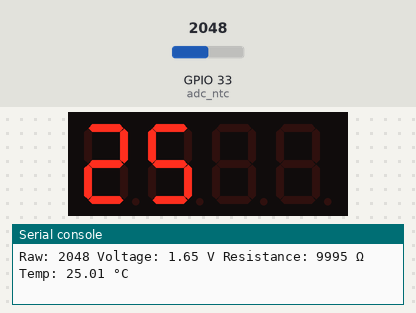
Recording of a program running on a simulated ESP32 board running MicroPython. On the bench: 4-digit seven-segment display, the last lines printed to the serial console. Inputs (shaded band) come from the test bench; at power-on: GPIO 33 (adc_ntc) = 2048 (analog values on the 0–4095 scale).

Above: at 2.2 s.
2.3 s: GPIO 33 (adc_ntc) set to 966
At 4.2 s:
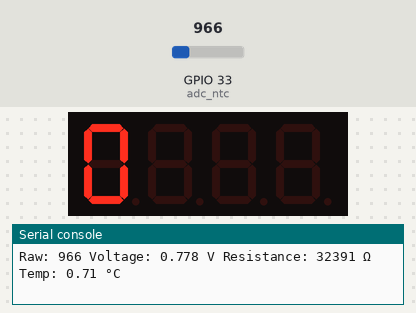
4.5 s: GPIO 33 (adc_ntc) set to 874
At 5.5 s:
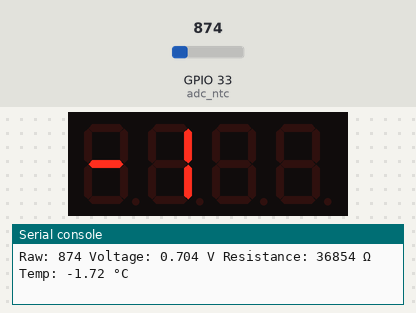
6.5 s: GPIO 33 (adc_ntc) set to 1228
At 8.0 s:
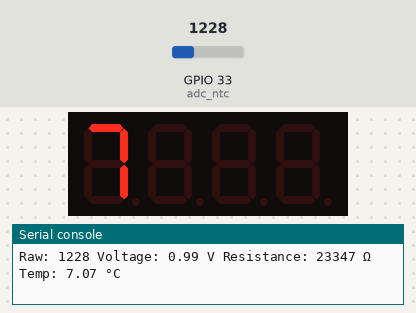
Timing chart, 0 to 9.5 s (numbered marks = the images above; inputs shaded):
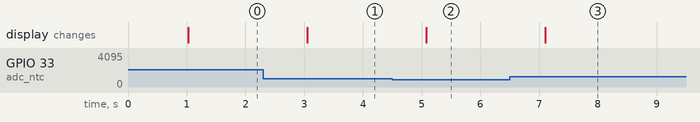

The program:

temp_to_screen.py
```python
"""
MicroPython TM1637 quad 7-segment LED display driver
https://github.com/mcauser/micropython-tm1637

MIT License
Copyright (c) 2016-2023 Mike Causer

Permission is hereby granted, free of charge, to any person obtaining a copy
of this software and associated documentation files (the "Software"), to deal
in the Software without restriction, including without limitation the rights
to use, copy, modify, merge, publish, distribute, sublicense, and/or sell
copies of the Software, and to permit persons to whom the Software is
furnished to do so, subject to the following conditions:

The above copyright notice and this permission notice shall be included in all
copies or substantial portions of the Software.

THE SOFTWARE IS PROVIDED "AS IS", WITHOUT WARRANTY OF ANY KIND, EXPRESS OR
IMPLIED, INCLUDING BUT NOT LIMITED TO THE WARRANTIES OF MERCHANTABILITY,
FITNESS FOR A PARTICULAR PURPOSE AND NONINFRINGEMENT. IN NO EVENT SHALL THE
AUTHORS OR COPYRIGHT HOLDERS BE LIABLE FOR ANY CLAIM, DAMAGES OR OTHER
LIABILITY, WHETHER IN AN ACTION OF CONTRACT, TORT OR OTHERWISE, ARISING FROM,
OUT OF OR IN CONNECTION WITH THE SOFTWARE OR THE USE OR OTHER DEALINGS IN THE
SOFTWARE.
"""

__version__ = '1.3.0'

from micropython import const
from machine import Pin
from time import sleep_us, sleep_ms

TM1637_CMD1 = const(64)  # 0x40 data command
TM1637_CMD2 = const(192) # 0xC0 address command
TM1637_CMD3 = const(128) # 0x80 display control command
TM1637_DSP_ON = const(8) # 0x08 display on
TM1637_DELAY = const(10) # 10us delay between clk/dio pulses
TM1637_MSB = const(128)  # msb is the decimal point or the colon depending on your display

# 0-9, a-z, blank, dash, star
_SEGMENTS = bytearray(b'\x3F\x06\x5B\x4F\x66\x6D\x7D\x07\x7F\x6F\x77\x7C\x39\x5E\x79\x71\x3D\x76\x06\x1E\x76\x38\x55\x54\x3F\x73\x67\x50\x6D\x78\x3E\x1C\x2A\x76\x6E\x5B\x00\x40\x63')

class TM1637(object):
    """Library for quad 7-segment LED modules based on the TM1637 LED driver."""
    def __init__(self, clk, dio, brightness=7):
        self.clk = clk
        self.dio = dio

        if not 0 <= brightness <= 7:
            raise ValueError("Brightness out of range")
        self._brightness = brightness

        self.clk.init(Pin.OUT, value=0)
        self.dio.init(Pin.OUT, value=0)
        sleep_us(TM1637_DELAY)

        self._write_data_cmd()
        self._write_dsp_ctrl()

    def _start(self):
        self.dio(0)
        sleep_us(TM1637_DELAY)
        self.clk(0)
        sleep_us(TM1637_DELAY)

    def _stop(self):
        self.dio(0)
        sleep_us(TM1637_DELAY)
        self.clk(1)
        sleep_us(TM1637_DELAY)
        self.dio(1)

    def _write_data_cmd(self):
        # automatic address increment, normal mode
        self._start()
        self._write_byte(TM1637_CMD1)
        self._stop()

    def _write_dsp_ctrl(self):
        # display on, set brightness
        self._start()
        self._write_byte(TM1637_CMD3 | TM1637_DSP_ON | self._brightness)
        self._stop()

    def _write_byte(self, b):
        for i in range(8):
            self.dio((b >> i) & 1)
            sleep_us(TM1637_DELAY)
            self.clk(1)
            sleep_us(TM1637_DELAY)
            self.clk(0)
            sleep_us(TM1637_DELAY)
        self.clk(0)
        sleep_us(TM1637_DELAY)
        self.clk(1)
        sleep_us(TM1637_DELAY)
        self.clk(0)
        sleep_us(TM1637_DELAY)

    def brightness(self, val=None):
        """Set the display brightness 0-7."""
        # brightness 0 = 1/16th pulse width
        # brightness 7 = 14/16th pulse width
        if val is None:
            return self._brightness
        if not 0 <= val <= 7:
            raise ValueError("Brightness out of range")

        self._brightness = val
        self._write_data_cmd()
        self._write_dsp_ctrl()

    def write(self, segments, pos=0):
        """Display up to 6 segments moving right from a given position.
        The MSB in the 2nd segment controls the colon between the 2nd
        and 3rd segments."""
        if not 0 <= pos <= 5:
            raise ValueError("Position out of range")
        self._write_data_cmd()
        self._start()

        self._write_byte(TM1637_CMD2 | pos)
        for seg in segments:
            self._write_byte(seg)
        self._stop()
        self._write_dsp_ctrl()

    def encode_digit(self, digit):
        """Convert a character 0-9, a-f to a segment."""
        return _SEGMENTS[digit & 0x0f]

    def encode_string(self, string):
        """Convert an up to 4 character length string containing 0-9, a-z,
        space, dash, star to an array of segments, matching the length of the
        source string."""
        segments = bytearray(len(string))
        for i in range(len(string)):
            segments[i] = self.encode_char(string[i])
        return segments

    def encode_char(self, char):
        """Convert a character 0-9, a-z, space, dash or star to a segment."""
        o = ord(char)
        if o == 32:
            return _SEGMENTS[36] # space
        if o == 42:
            return _SEGMENTS[38] # star/degrees
        if o == 45:
            return _SEGMENTS[37] # dash
        if o >= 65 and o <= 90:
            return _SEGMENTS[o-55] # uppercase A-Z
        if o >= 97 and o <= 122:
            return _SEGMENTS[o-87] # lowercase a-z
        if o >= 48 and o <= 57:
            return _SEGMENTS[o-48] # 0-9
        raise ValueError("Character out of range: {:d} '{:s}'".format(o, chr(o)))

    def hex(self, val):
        """Display a hex value 0x0000 through 0xffff, right aligned."""
        string = '{:04x}'.format(val & 0xffff)
        self.write(self.encode_string(string))

    def number(self, num):
        """Display a numeric value -999 through 9999, right aligned."""
        # limit to range -999 to 9999
        num = max(-999, min(num, 9999))
        string = '{0: >4d}'.format(num)
        self.write(self.encode_string(string))

    def numbers(self, num1, num2, colon=True):
        """Display two numeric values -9 through 99, with leading zeros
        and separated by a colon."""
        num1 = max(-9, min(num1, 99))
        num2 = max(-9, min(num2, 99))
        segments = self.encode_string('{0:0>2d}{1:0>2d}'.format(num1, num2))
        if colon:
            segments[1] |= 0x80 # colon on
        self.write(segments)

    def temperature(self, num):
        if num < -9:
            self.show('lo') # low
        elif num > 99:
            self.show('hi') # high
        else:
            string = '{0: >2d}'.format(num)
            self.write(self.encode_string(string))
        self.write([_SEGMENTS[38], _SEGMENTS[12]], 2) # degrees C

    def show(self, string, colon=False):
        segments = self.encode_string(string)
        if len(segments) > 1 and colon:
            segments[1] |= 128
        self.write(segments[:4])

    def scroll(self, string, delay=250):
        segments = string if isinstance(string, list) else self.encode_string(string)
        data = [0] * 8
        data[4:0] = list(segments)
        for i in range(len(segments) + 5):
            self.write(data[0+i:4+i])
            sleep_ms(delay)


class TM1637Decimal(TM1637):
    """Library for quad 7-segment LED modules based on the TM1637 LED driver.

    This class is meant to be used with decimal display modules (modules
    that have a decimal point after each 7-segment LED).
    """

    def encode_string(self, string):
        """Convert a string to LED segments.

        Convert an up to 4 character length string containing 0-9, a-z,
        space, dash, star and '.' to an array of segments, matching the length of
        the source string."""
        segments = bytearray(len(string.replace('.','')))
        j = 0
        for i in range(len(string)):
            if string[i] == '.' and j > 0:
                segments[j-1] |= TM1637_MSB
                continue
            segments[j] = self.encode_char(string[i])
            j += 1
        return segments


import time


tm = TM1637(clk=Pin(18), dio=Pin(17))  # change GPIOs to match D10/D11
tm.show('2025')

time.sleep(1)

tm.show('2222')

from machine import ADC, Pin
import math

# Config
R_NOMINAL = 10000      # resistance at 25°C (Ohms)
BETA = 3950            # Beta value
SERIES_RESISTOR = 10000  # your fixed resistor value (Ohms)
V_SUPPLY = 3.3

adc_ntc = ADC(Pin(33))
adc_ntc.atten(ADC.ATTN_11DB)   # full range 0–3.3V
adc_ntc.width(ADC.WIDTH_12BIT) # 0–4095 resolution

while True:
    raw = adc_ntc.read()
    voltage = raw * V_SUPPLY / 4095
    resistance = SERIES_RESISTOR * (V_SUPPLY / voltage - 1)

    # Convert to temperature (Celsius)
    temp_k = 1 / (1 / (25 + 273.15) + (1 / BETA) * math.log(resistance / R_NOMINAL))
    temp_c = temp_k - 273.15

    print("Raw:", raw,
          "Voltage:", round(voltage, 3), "V",
          "Resistance:", round(resistance), "Ω",
          "Temp:", round(temp_c, 2), "°C")

    # temp_str = str(round(temp_c, 2))
    # tm.show(temp_str)
    tm.show('    ')

    tm.show(str(int(temp_c)))

    time.sleep(1)
```

Measured:
- the behaviour switches between 901 and 900 on GPIO 33 (adc_ntc) (found by bisection; images 1 and 2)
- after the input at 2.3 s, the display: changes after 0.75 s (image 1)
- after the input at 4.5 s, the display: changes after 0.58 s (image 2)
- after the input at 6.5 s, the display: changes after 0.60 s (image 3)
